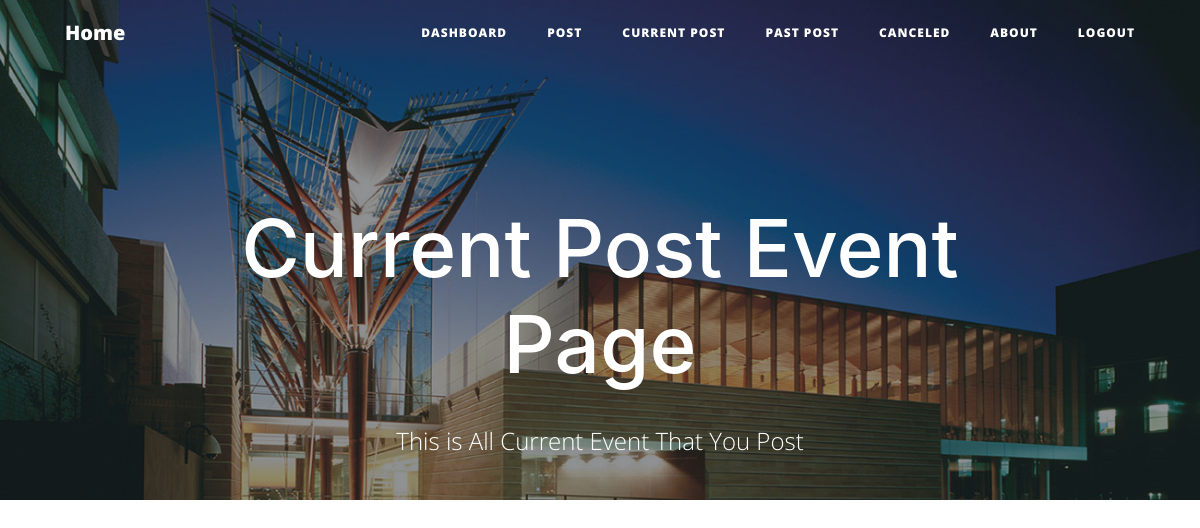
Before: /pastpost/ (signed in) with the older database file.
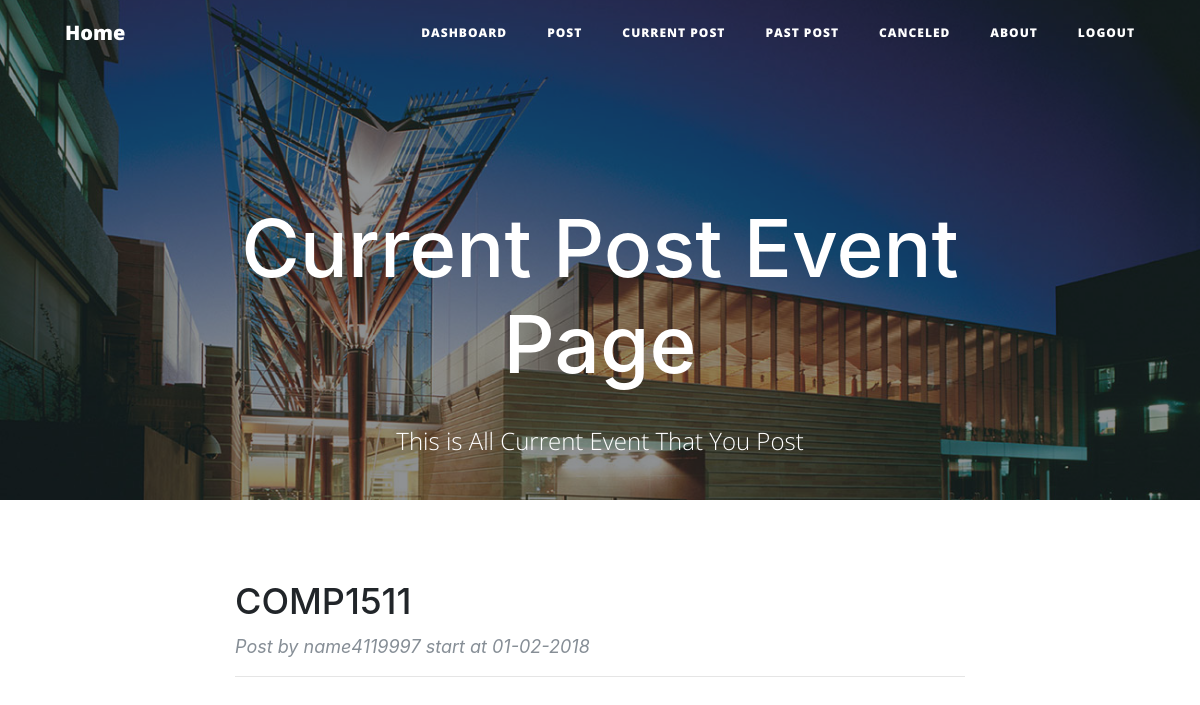
After: the same page with the newer database file.
### event.py (models this page shows, shortened)
class Event(db.Model):
    __tablename__ = 'events'
    event_id = db.Column(db.Integer, primary_key=True)
    title = db.Column(db.String(120))
    details = db.Column(db.UnicodeText)
    start = db.Column(db.String(80))
    end = db.Column(db.String(80))
    capacity = db.Column(db.Integer)
    status = db.Column(db.String(80))
    creater = db.Column(db.String(80))
    fee = db.Column(db.Integer)
    users = db.relationship('User',secondary=event_realation,
                            backref=db.backref('event_users_all', lazy='dynamic'))

### route.py (the view)
@app.route('/pastpost/',methods = ['POST','GET'])
@login_required
def pastpost():
    events = Event.query.filter_by(creater = current_user.name).all()
    seminars = Seminar.query.filter_by(creater = current_user.name).all()
    return render_template('pastpost.html',events = events, seminars = seminars)

### event.py (called while the page is built)
    @property
    def is_authenticated(self):
        return True

    @property
    def is_anonymous(self):
        return False

### server.py (called while the page is built)
@login_manager.user_loader
def load_user(user_id):
    return User.query.get(int(user_id))

### templates/pastpost.html (shortened to what this page needs)
{% extends 'base.html' %}
{% block body %}
<header class="masthead" style="background-image: url('{{ url_for('static',filename='asb-unsw-campus-53.jpg')}}'); width: auto; height:500px;">
    <div class="overlay"></div>
    <div class="container">
        <div class="row">
            <div class="col-lg-8 col-md-10 mx-auto">
                <div class="site-heading">
                    <h1>Current Post Event Page</h1>
                    <span class="subheading"></br>This is All Current Event That You Post</span>
                </div>
            </div>
        </div>
    </div>
</header>
<div class="container">
    <div class="row">
        <div class="col-lg-8 col-md-10 mx-auto">
            {% for event in events %}
                {% if event.status == 'CLOSED' %}
                    <div class="post-preview">
                        <a href="{{ url_for('info', eventId = event.event_id) }}">
                            <h2 class="post-title">
                                {{event.title}}
                            </h2>
                        </a>
                        <p class="post-meta">Post by {{ event.creater }} start at {{ event.start }}</p>
                    </div>
                    <hr>
                {% endif %}
            {% endfor %}
        </div>
    </div>
</div>
<div class="container">
    <div class="row">
        <div class="col-lg-8 col-md-10 mx-auto">
        </div>
    </div>
</div>
{% endblock %}

Changed rows visible on the page:
now on this page (row edited): Event: title "COMP1511", creater "name4119997", start "01-02-2018"
